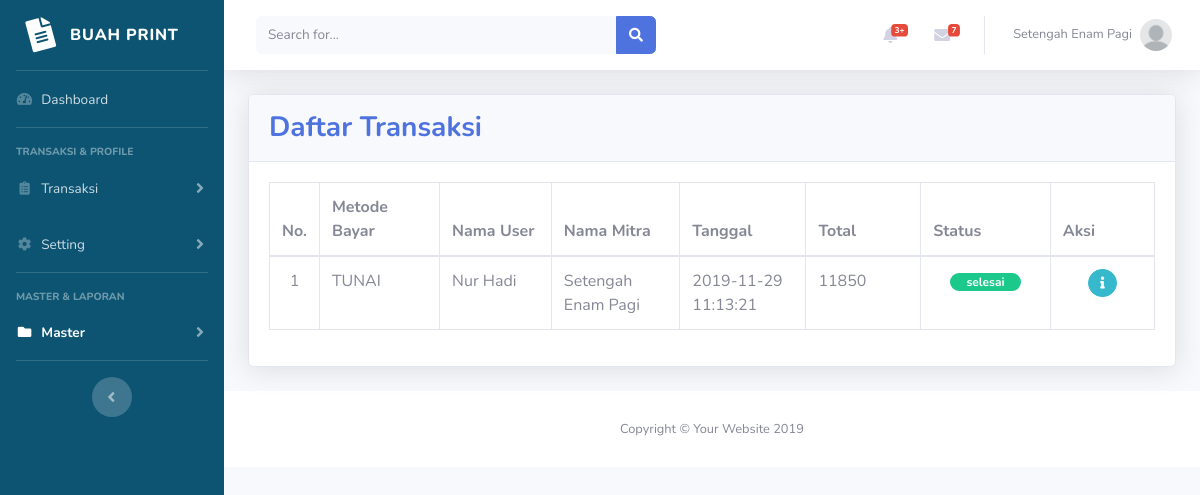
/admin/master_antrian.php (signed in), run on the app's committed database.
### tables this page shows
CREATE TABLE `mitra` (
  `ID_MITRA` char(10) NOT NULL,
  `NAMA_MITRA` varchar(40) NOT NULL,
  `EMAIL_MITRA` varchar(100) NOT NULL,
  `NO_HP_MITRA` varchar(13) NOT NULL,
  `TELEPHONE_MITRA` varchar(13) NOT NULL,
  `ALAMAT_MITRA` text NOT NULL,
  `FOTO_PROFILE` varchar(200) NOT NULL,
  `COVER` varchar(200) NOT NULL,
  `STATUS_MITRA` int(11) NOT NULL,
  `SALDO_MITRA` int(11) NOT NULL,
  `LOCATION_MITRA` text,
  `USERNAME_MITRA` varchar(50) NOT NULL,
  `PASSWORD_MITRA` varchar(32) NOT NULL
);

CREATE TABLE `transaksi` (
  `ID_TRANSAKSI` varchar(10) NOT NULL,
  `ID_METODE` varchar(10) NOT NULL,
  `ID_USER` char(10) NOT NULL,
  `ID_MITRA` char(10) DEFAULT NULL,
  `TGL_TRANSAKSI` datetime NOT NULL,
  `TOTAL_TRANSAKSI` int(10) NOT NULL,
  `STATUS_TRANSAKSI` int(11) NOT NULL
);

CREATE TABLE `metode_bayar` (
  `ID_METODE` varchar(10) NOT NULL,
  `NAMA_METODE` varchar(20) NOT NULL
);

CREATE TABLE `user` (
  `ID_USER` char(10) NOT NULL,
  `NAMA_USER` varchar(40) NOT NULL,
  `STATUS_USER` int(1) NOT NULL DEFAULT '1',
  `SALDO_USER` int(11) NOT NULL,
  `FOTO_IDENTITAS` varchar(200) DEFAULT NULL,
  `EMAIL_USER` varchar(100) NOT NULL,
  `NO_HP_USER` varchar(13) NOT NULL,
  `ALAMAT_USER` text NOT NULL,
  `USERNAME_USER` varchar(50) NOT NULL,
  `PASSWORD_USER` varchar(32) NOT NULL
);

### admin/master_antrian.php (the view, shortened to what this page needs)
<?php
include 'includes/config.php';
include 'includes/header.php';
if(isset($_SESSION['id_mitra'])){
    $id_mitra = $_SESSION['id_mitra'];
}
$result = mysqli_query(
    $con,
    "SELECT transaksi.ID_TRANSAKSI,metode_bayar.NAMA_METODE,user.NAMA_USER,
    mitra.NAMA_MITRA, transaksi.TGL_TRANSAKSI, transaksi.TOTAL_TRANSAKSI,
    transaksi.STATUS_TRANSAKSI FROM transaksi,metode_bayar,user,mitra
    WHERE transaksi.ID_METODE = metode_bayar.ID_METODE
    AND transaksi.ID_USER = user.ID_USER
    AND transaksi.ID_MITRA = mitra.ID_MITRA
    AND TGL_TRANSAKSI > CURDATE()
    AND mitra.ID_MITRA = '$id_mitra'"
);
?>
<div class="container-fluid">
    <div class="card shadow mb-4">
        <div class="card-header py-2">
            <h3 class="mt-2 font-weight-bold float-left text-primary">Daftar Transaksi</h3>
        </div>
        <div class="card-body">
            <div class="table-responsive">
                <table class="table table-bordered" id="dataTable" width="100%" cellspacing="0">
                    <thead>
                        <tr>
                            <th>No.</th>
                            <th>Metode Bayar</th>
                            <th>Nama User</th>
                            <th>Nama Mitra</th>
                            <th>Tanggal</th>
                            <th>Total</th>
                            <th>Status</th>
                            <th>Aksi</th>
                        </tr>
                    </thead>
                    <tbody>
                        <?php $i = 0;
                        while ($data_transaksi = mysqli_fetch_assoc($result)) {
                            $id_transaksi = $data_transaksi['ID_TRANSAKSI'];
                            $nama_metode = $data_transaksi['NAMA_METODE'];
                            $nama_user = $data_transaksi['NAMA_USER'];
                            $nama_mitra = $data_transaksi['NAMA_MITRA'];
                            $tgl_transaksi = $data_transaksi['TGL_TRANSAKSI'];
                            $total_transaksi = $data_transaksi['TOTAL_TRANSAKSI'];
                            $status_transaksi = $data_transaksi['STATUS_TRANSAKSI'];
                            $i += 1;
                            ?>
                            <tr>
                                <td class="text-center" style="width:10px"><?= $i ?></td>
                                <td style="width:200px;"><?= $nama_metode ?></td>
                                <td style="width:200px;"><?= $nama_user ?></td>
                                <td style="width:200px;"><?= $nama_mitra ?></td>
                                <td style="width:200px;"><?= $tgl_transaksi ?></td>
                                <td style="width:200px;"><?= $total_transaksi ?></td>
                                <td style="width:200px;" class="text-center">
                                    <?php if ($status_transaksi == 0) {
                                            echo '<span class="badge badge-pill badge-info px-3">belum diproses</span>';
                                        } else if ($status_transaksi == 1) {
                                            echo '<span class="badge badge-pill badge-primary px-3">diproses</span>';
                                        } else {
                                            echo '<span class="badge badge-pill badge-success px-3">selesai</span>';
                                        } ?></td>
                                <td style="width:200px;">
                                    <div class="block ml-auto text-center">
                                        <a href="master_antrianInfo.php?id_transaksi=<?= $id_transaksi ?>" class="btn btn-info btn-circle btn-sm">
                                            <i class="fas fa-info"></i>
                                        </a>
                                    </div>
                                </td>
                            </tr>
                        <?php } ?>
                    </tbody>
                </table>
            </div>
        </div>
    </div>
</div>
<?php
require 'includes/footer.php';
?>

### admin/includes/header.php (shortened to what this page needs)
<?php
if (isset($_SESSION['admin_login'])) {
  $username = $_SESSION['username'];
  $data = mysqli_query($con, "SELECT * FROM mitra WHERE USERNAME_MITRA = '$username'");
  $data_admin = mysqli_fetch_assoc($data);
  $nama_admin = $data_admin['NAMA_MITRA'];
  $profil_admin = $data_admin['FOTO_PROFILE'];
}
?>
<!DOCTYPE html>
<html lang="en">
<head>
  <link href="vendor/fontawesome-free/css/all.min.css" rel="stylesheet" type="text/css">
  <link href="css/sb-admin-2.min.css" rel="stylesheet">
  <link rel="stylesheet" href="css/sb-admin-2.css">
  <link href="vendor/datatables/dataTables.bootstrap4.min.css" rel="stylesheet">
</head>
<body id="page-top">
  <div id="wrapper">
    <?php
    require 'sidebar.php';
    ?>
    <div id="content-wrapper" class="d-flex flex-column">
      <div id="content">
        <nav class="navbar navbar-expand navbar-light bg-white topbar mb-4 static-top shadow">
          <?php
          if (isset($_SESSION['admin_login'])) {
            ?>
            <form class="d-none d-sm-inline-block form-inline mr-auto ml-md-3 my-2 my-md-0 mw-100 navbar-search">
              <div class="input-group">
                <input type="text" class="form-control bg-light border-0 small" placeholder="Search for..." aria-label="Search" aria-describedby="basic-addon2">
                <div class="input-group-append">
                  <button class="btn btn-primary" type="button">
                    <i class="fas fa-search fa-sm"></i>
                  </button>
                </div>
              </div>
            </form>
            <ul class="navbar-nav ml-auto">
              <li class="nav-item dropdown no-arrow mx-1">
                <a class="nav-link dropdown-toggle" href="#" id="alertsDropdown" role="button" data-toggle="dropdown" aria-haspopup="true" aria-expanded="false">
                  <i class="fas fa-bell fa-fw"></i>
                  <span class="badge badge-danger badge-counter">3+</span>
                </a>
              </li>
              <li class="nav-item dropdown no-arrow mx-1">
                <a class="nav-link dropdown-toggle" href="#" id="messagesDropdown" role="button" data-toggle="dropdown" aria-haspopup="true" aria-expanded="false">
                  <i class="fas fa-envelope fa-fw"></i>
                  <span class="badge badge-danger badge-counter">7</span>
                </a>
              </li>
              <li class="nav-item dropdown no-arrow">
                <a class="nav-link dropdown-toggle" href="#" id="userDropdown" role="button" data-toggle="dropdown" aria-haspopup="true" aria-expanded="false">
                  <span class="mr-2 d-none d-lg-inline text-gray-600 small"><?= $nama_admin ?></span>
                  <img class="img-profile rounded-circle" src="img/profil/<?= $profil_admin ?>">
                </a>
              </li>
              <?php } ?>
              </ul>
        </nav>

### data on the page
mitra: NAMA_MITRA "Setengah Enam Pagi", FOTO_PROFILE (picture)
transaksi: ID_METODE.NAMA_METODE "TUNAI", ID_USER.NAMA_USER "Nur Hadi", ID_MITRA.NAMA_MITRA "Setengah Enam Pagi", TGL_TRANSAKSI "2019-11-29 11:13:21", TOTAL_TRANSAKSI "11850", STATUS_TRANSAKSI "selesai"
